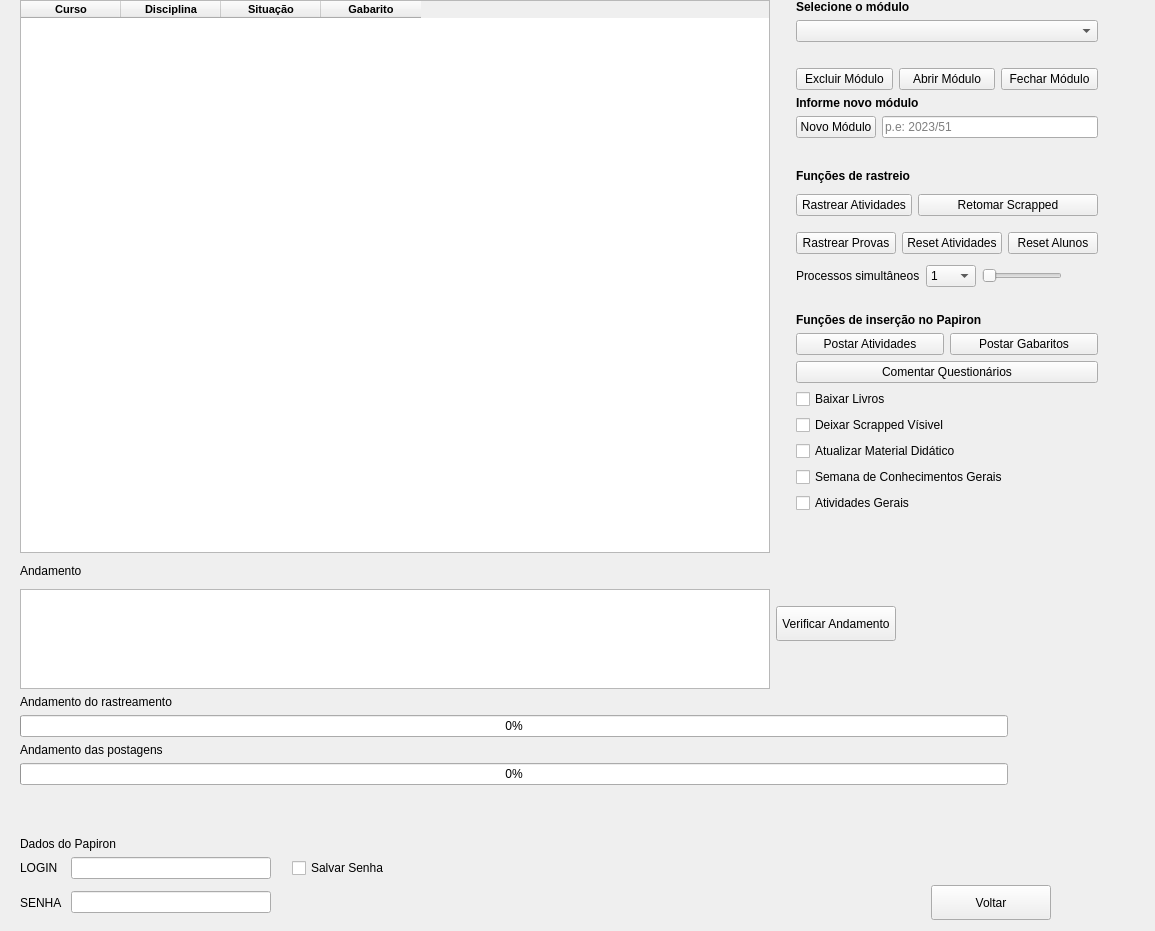
<?xml version="1.0" encoding="UTF-8"?>
<ui version="4.0">
 <class>Atividades</class>
 <widget class="QWidget" name="Atividades">
  <property name="geometry">
   <rect>
    <x>0</x>
    <y>0</y>
    <width>1155</width>
    <height>931</height>
   </rect>
  </property>
  <property name="minimumSize">
   <size>
    <width>0</width>
    <height>0</height>
   </size>
  </property>
  <property name="windowTitle">
   <string>App Papiron</string>
  </property>
  <widget class="QWidget" name="verticalLayoutWidget">
   <property name="geometry">
    <rect>
     <x>20</x>
     <y>0</y>
     <width>1111</width>
     <height>920</height>
    </rect>
   </property>
   <layout class="QVBoxLayout" name="work_space">
    <item>
     <layout class="QHBoxLayout" name="area_dados">
      <item>
       <layout class="QVBoxLayout" name="verticalLayout_5"/>
      </item>
      <item>
       <layout class="QHBoxLayout" name="horizontalLayout_10">
        <property name="rightMargin">
         <number>0</number>
        </property>
        <item>
         <layout class="QVBoxLayout" name="verticalLayout_6">
          <property name="rightMargin">
           <number>0</number>
          </property>
          <item>
           <widget class="QTableWidget" name="tableWidget">
            <property name="sizePolicy">
             <sizepolicy hsizetype="Maximum" vsizetype="Expanding">
              <horstretch>0</horstretch>
              <verstretch>0</verstretch>
             </sizepolicy>
            </property>
            <property name="minimumSize">
             <size>
              <width>750</width>
              <height>350</height>
             </size>
            </property>
            <property name="maximumSize">
             <size>
              <width>1000</width>
              <height>700</height>
             </size>
            </property>
            <column>
             <property name="text">
              <string>Curso</string>
             </property>
             <property name="font">
              <font>
               <pointsize>8</pointsize>
               <bold>true</bold>
              </font>
             </property>
            </column>
            <column>
             <property name="text">
              <string>Disciplina</string>
             </property>
             <property name="font">
              <font>
               <pointsize>8</pointsize>
               <bold>true</bold>
               <strikeout>false</strikeout>
               <kerning>true</kerning>
              </font>
             </property>
            </column>
            <column>
             <property name="text">
              <string>Situação</string>
             </property>
             <property name="font">
              <font>
               <pointsize>8</pointsize>
               <bold>true</bold>
              </font>
             </property>
            </column>
            <column>
             <property name="text">
              <string>Gabarito</string>
             </property>
             <property name="font">
              <font>
               <pointsize>8</pointsize>
               <bold>true</bold>
              </font>
             </property>
            </column>
           </widget>
          </item>
         </layout>
        </item>
       </layout>
      </item>
      <item>
       <spacer name="horizontalSpacer_8">
        <property name="orientation">
         <enum>Qt::Horizontal</enum>
        </property>
        <property name="sizeType">
         <enum>QSizePolicy::Fixed</enum>
        </property>
        <property name="sizeHint" stdset="0">
         <size>
          <width>20</width>
          <height>20</height>
         </size>
        </property>
       </spacer>
      </item>
      <item>
       <layout class="QVBoxLayout" name="verticalLayout_2">
        <item>
         <widget class="QLabel" name="label_5">
          <property name="font">
           <font>
            <bold>true</bold>
           </font>
          </property>
          <property name="text">
           <string>Selecione o módulo</string>
          </property>
         </widget>
        </item>
        <item>
         <widget class="QComboBox" name="menu_modulos"/>
        </item>
        <item>
         <widget class="QLabel" name="l_situacao_modulo">
          <property name="text">
           <string/>
          </property>
         </widget>
        </item>
        <item>
         <layout class="QHBoxLayout" name="horizontalLayout_8">
          <property name="topMargin">
           <number>0</number>
          </property>
          <item>
           <widget class="QPushButton" name="btn_modulo_excluir">
            <property name="text">
             <string>Excluir Módulo</string>
            </property>
           </widget>
          </item>
          <item>
           <widget class="QPushButton" name="btn_modulo_abrir">
            <property name="text">
             <string>Abrir Módulo</string>
            </property>
           </widget>
          </item>
          <item>
           <widget class="QPushButton" name="btn_modulo_fechar">
            <property name="text">
             <string>Fechar Módulo</string>
            </property>
           </widget>
          </item>
         </layout>
        </item>
        <item>
         <widget class="QLabel" name="label_6">
          <property name="font">
           <font>
            <bold>true</bold>
           </font>
          </property>
          <property name="text">
           <string>Informe novo módulo</string>
          </property>
         </widget>
        </item>
        <item>
         <layout class="QHBoxLayout" name="horizontalLayout_9">
          <property name="topMargin">
           <number>0</number>
          </property>
          <item>
           <widget class="QPushButton" name="btn_modulo_novo">
            <property name="text">
             <string>Novo Módulo</string>
            </property>
           </widget>
          </item>
          <item>
           <widget class="QLineEdit" name="input_modulo_novo">
            <property name="placeholderText">
             <string extracomment="2023/51">p.e: 2023/51</string>
            </property>
           </widget>
          </item>
         </layout>
        </item>
        <item>
         <spacer name="verticalSpacer_4">
          <property name="orientation">
           <enum>Qt::Vertical</enum>
          </property>
          <property name="sizeType">
           <enum>QSizePolicy::Fixed</enum>
          </property>
          <property name="sizeHint" stdset="0">
           <size>
            <width>20</width>
            <height>25</height>
           </size>
          </property>
         </spacer>
        </item>
        <item>
         <widget class="QLabel" name="label_10">
          <property name="font">
           <font>
            <pointsize>9</pointsize>
            <bold>true</bold>
           </font>
          </property>
          <property name="text">
           <string>Funções de rastreio</string>
          </property>
         </widget>
        </item>
        <item>
         <layout class="QHBoxLayout" name="horizontalLayout_11">
          <property name="topMargin">
           <number>5</number>
          </property>
          <property name="bottomMargin">
           <number>5</number>
          </property>
          <item>
           <widget class="QPushButton" name="btn_rastrear_atividades">
            <property name="text">
             <string>Rastrear Atividades</string>
            </property>
           </widget>
          </item>
          <item>
           <widget class="QPushButton" name="btn_retomar_scrapped">
            <property name="minimumSize">
             <size>
              <width>180</width>
              <height>0</height>
             </size>
            </property>
            <property name="text">
             <string>Retomar Scrapped</string>
            </property>
           </widget>
          </item>
         </layout>
        </item>
        <item>
         <layout class="QHBoxLayout" name="horizontalLayout_12">
          <property name="topMargin">
           <number>5</number>
          </property>
          <property name="bottomMargin">
           <number>5</number>
          </property>
          <item>
           <widget class="QPushButton" name="btn_provas">
            <property name="maximumSize">
             <size>
              <width>150</width>
              <height>16777215</height>
             </size>
            </property>
            <property name="text">
             <string>Rastrear Provas</string>
            </property>
           </widget>
          </item>
          <item>
           <widget class="QPushButton" name="btn_resetar_atividades">
            <property name="minimumSize">
             <size>
              <width>100</width>
              <height>0</height>
             </size>
            </property>
            <property name="text">
             <string>Reset Atividades</string>
            </property>
           </widget>
          </item>
          <item>
           <widget class="QPushButton" name="btn_resetar_alunos">
            <property name="minimumSize">
             <size>
              <width>90</width>
              <height>0</height>
             </size>
            </property>
            <property name="maximumSize">
             <size>
              <width>90</width>
              <height>16777215</height>
             </size>
            </property>
            <property name="text">
             <string>Reset Alunos</string>
            </property>
           </widget>
          </item>
         </layout>
        </item>
        <item>
         <layout class="QHBoxLayout" name="horizontalLayout_6">
          <item>
           <widget class="QLabel" name="l_processos">
            <property name="font">
             <font>
              <bold>false</bold>
             </font>
            </property>
            <property name="text">
             <string>Processos simultâneos</string>
            </property>
           </widget>
          </item>
          <item>
           <widget class="QComboBox" name="menu_processos">
            <property name="sizePolicy">
             <sizepolicy hsizetype="Maximum" vsizetype="Fixed">
              <horstretch>0</horstretch>
              <verstretch>0</verstretch>
             </sizepolicy>
            </property>
            <property name="minimumSize">
             <size>
              <width>50</width>
              <height>0</height>
             </size>
            </property>
            <item>
             <property name="text">
              <string>1</string>
             </property>
            </item>
            <item>
             <property name="text">
              <string>2</string>
             </property>
            </item>
            <item>
             <property name="text">
              <string>3</string>
             </property>
            </item>
            <item>
             <property name="text">
              <string>4</string>
             </property>
            </item>
            <item>
             <property name="text">
              <string>5</string>
             </property>
            </item>
            <item>
             <property name="text">
              <string>6</string>
             </property>
            </item>
            <item>
             <property name="text">
              <string>7</string>
             </property>
            </item>
            <item>
             <property name="text">
              <string>8</string>
             </property>
            </item>
            <item>
             <property name="text">
              <string>9</string>
             </property>
            </item>
            <item>
             <property name="text">
              <string>10</string>
             </property>
            </item>
            <item>
             <property name="text">
              <string>11</string>
             </property>
            </item>
            <item>
             <property name="text">
              <string>12</string>
             </property>
            </item>
            <item>
             <property name="text">
              <string>13</string>
             </property>
            </item>
            <item>
             <property name="text">
              <string>14</string>
             </property>
            </item>
            <item>
             <property name="text">
              <string>15</string>
             </property>
            </item>
            <item>
             <property name="text">
              <string>16</string>
             </property>
            </item>
            <item>
             <property name="text">
              <string>17</string>
             </property>
            </item>
            <item>
             <property name="text">
              <string>18</string>
             </property>
            </item>
            <item>
             <property name="text">
              <string>19</string>
             </property>
            </item>
            <item>
             <property name="text">
              <string>20</string>
             </property>
            </item>
           </widget>
          </item>
          <item>
           <widget class="QSlider" name="horizontalSlider">
            <property name="minimum">
             <number>1</number>
            </property>
            <property name="maximum">
             <number>20</number>
            </property>
            <property name="orientation">
             <enum>Qt::Horizontal</enum>
            </property>
           </widget>
          </item>
          <item>
           <spacer name="horizontalSpacer_7">
            <property name="orientation">
             <enum>Qt::Horizontal</enum>
            </property>
            <property name="sizeHint" stdset="0">
             <size>
              <width>40</width>
              <height>20</height>
             </size>
            </property>
           </spacer>
          </item>
         </layout>
        </item>
        <item>
         <layout class="QVBoxLayout" name="verticalLayout_8">
          <property name="topMargin">
           <number>20</number>
          </property>
          <item>
           <widget class="QLabel" name="label_9">
            <property name="font">
             <font>
              <bold>true</bold>
             </font>
            </property>
            <property name="text">
             <string>Funções de inserção no Papiron</string>
            </property>
           </widget>
          </item>
         </layout>
        </item>
        <item>
         <layout class="QHBoxLayout" name="horizontalLayout">
          <property name="topMargin">
           <number>0</number>
          </property>
          <item>
           <widget class="QPushButton" name="btn_postar_atividades">
            <property name="text">
             <string>Postar Atividades</string>
            </property>
           </widget>
          </item>
          <item>
           <widget class="QPushButton" name="btn_gabaritos">
            <property name="text">
             <string>Postar Gabaritos</string>
            </property>
           </widget>
          </item>
         </layout>
        </item>
        <item>
         <layout class="QVBoxLayout" name="verticalLayout_9">
          <property name="topMargin">
           <number>0</number>
          </property>
          <item>
           <widget class="QPushButton" name="btn_comentar_questionarios">
            <property name="minimumSize">
             <size>
              <width>185</width>
              <height>0</height>
             </size>
            </property>
            <property name="text">
             <string>Comentar Questionários</string>
            </property>
           </widget>
          </item>
          <item>
           <layout class="QHBoxLayout" name="horizontalLayout_14">
            <property name="topMargin">
             <number>0</number>
            </property>
            <property name="rightMargin">
             <number>0</number>
            </property>
           </layout>
          </item>
         </layout>
        </item>
        <item>
         <widget class="QCheckBox" name="cb_download_livros">
          <property name="text">
           <string>Baixar Livros</string>
          </property>
         </widget>
        </item>
        <item>
         <widget class="QCheckBox" name="cb_chrome">
          <property name="text">
           <string>Deixar Scrapped Vísivel</string>
          </property>
         </widget>
        </item>
        <item>
         <widget class="QCheckBox" name="cb_material_atualizar">
          <property name="text">
           <string>Atualizar Material Didático</string>
          </property>
         </widget>
        </item>
        <item>
         <widget class="QCheckBox" name="cb_scg">
          <property name="text">
           <string>Semana de Conhecimentos Gerais</string>
          </property>
         </widget>
        </item>
        <item>
         <widget class="QCheckBox" name="cb_geral">
          <property name="text">
           <string>Atividades Gerais</string>
          </property>
         </widget>
        </item>
        <item>
         <spacer name="verticalSpacer_2">
          <property name="orientation">
           <enum>Qt::Vertical</enum>
          </property>
          <property name="sizeHint" stdset="0">
           <size>
            <width>20</width>
            <height>40</height>
           </size>
          </property>
         </spacer>
        </item>
       </layout>
      </item>
      <item>
       <spacer name="horizontalSpacer_9">
        <property name="orientation">
         <enum>Qt::Horizontal</enum>
        </property>
        <property name="sizeHint" stdset="0">
         <size>
          <width>40</width>
          <height>20</height>
         </size>
        </property>
       </spacer>
      </item>
     </layout>
    </item>
    <item>
     <layout class="QHBoxLayout" name="horizontalLayout_5">
      <item>
       <layout class="QHBoxLayout" name="horizontalLayout_7">
        <item>
         <spacer name="horizontalSpacer_4">
          <property name="orientation">
           <enum>Qt::Horizontal</enum>
          </property>
          <property name="sizeType">
           <enum>QSizePolicy::Minimum</enum>
          </property>
          <property name="sizeHint" stdset="0">
           <size>
            <width>0</width>
            <height>20</height>
           </size>
          </property>
         </spacer>
        </item>
        <item>
         <layout class="QVBoxLayout" name="verticalLayout_7">
          <item>
           <widget class="QLabel" name="label_4">
            <property name="text">
             <string>Andamento</string>
            </property>
           </widget>
          </item>
          <item>
           <widget class="QListWidget" name="tabela_registro">
            <property name="minimumSize">
             <size>
              <width>750</width>
              <height>0</height>
             </size>
            </property>
            <property name="maximumSize">
             <size>
              <width>750</width>
              <height>100</height>
             </size>
            </property>
           </widget>
          </item>
         </layout>
        </item>
       </layout>
      </item>
      <item>
       <widget class="QPushButton" name="btn_andamento">
        <property name="minimumSize">
         <size>
          <width>120</width>
          <height>35</height>
         </size>
        </property>
        <property name="text">
         <string>Verificar Andamento</string>
        </property>
       </widget>
      </item>
      <item>
       <spacer name="horizontalSpacer_5">
        <property name="orientation">
         <enum>Qt::Horizontal</enum>
        </property>
        <property name="sizeHint" stdset="0">
         <size>
          <width>40</width>
          <height>20</height>
         </size>
        </property>
       </spacer>
      </item>
     </layout>
    </item>
    <item>
     <layout class="QHBoxLayout" name="horizontalLayout_4">
      <item>
       <layout class="QVBoxLayout" name="verticalLayout">
        <item>
         <widget class="QLabel" name="label_7">
          <property name="text">
           <string>Andamento do rastreamento</string>
          </property>
         </widget>
        </item>
        <item>
         <widget class="QProgressBar" name="barra_progresso_rastrear">
          <property name="value">
           <number>0</number>
          </property>
         </widget>
        </item>
        <item>
         <widget class="QLabel" name="label_8">
          <property name="text">
           <string>Andamento das postagens</string>
          </property>
         </widget>
        </item>
        <item>
         <widget class="QProgressBar" name="barra_progresso_postar">
          <property name="value">
           <number>0</number>
          </property>
          <property name="textVisible">
           <bool>true</bool>
          </property>
         </widget>
        </item>
       </layout>
      </item>
      <item>
       <spacer name="horizontalSpacer_3">
        <property name="orientation">
         <enum>Qt::Horizontal</enum>
        </property>
        <property name="sizeType">
         <enum>QSizePolicy::Maximum</enum>
        </property>
        <property name="sizeHint" stdset="0">
         <size>
          <width>3</width>
          <height>30</height>
         </size>
        </property>
       </spacer>
      </item>
      <item>
       <spacer name="horizontalSpacer_11">
        <property name="orientation">
         <enum>Qt::Horizontal</enum>
        </property>
        <property name="sizeType">
         <enum>QSizePolicy::Minimum</enum>
        </property>
        <property name="sizeHint" stdset="0">
         <size>
          <width>120</width>
          <height>20</height>
         </size>
        </property>
       </spacer>
      </item>
     </layout>
    </item>
    <item>
     <layout class="QVBoxLayout" name="verticalLayout_4">
      <item>
       <spacer name="verticalSpacer">
        <property name="orientation">
         <enum>Qt::Vertical</enum>
        </property>
        <property name="sizeHint" stdset="0">
         <size>
          <width>20</width>
          <height>40</height>
         </size>
        </property>
       </spacer>
      </item>
      <item>
       <widget class="QLabel" name="label_3">
        <property name="text">
         <string>Dados do Papiron</string>
        </property>
       </widget>
      </item>
      <item>
       <layout class="QVBoxLayout" name="verticalLayout_3">
        <item>
         <layout class="QHBoxLayout" name="horizontalLayout_3">
          <item>
           <widget class="QLabel" name="label">
            <property name="minimumSize">
             <size>
              <width>45</width>
              <height>0</height>
             </size>
            </property>
            <property name="text">
             <string>LOGIN</string>
            </property>
           </widget>
          </item>
          <item>
           <widget class="QLineEdit" name="input_login">
            <property name="maximumSize">
             <size>
              <width>200</width>
              <height>16777215</height>
             </size>
            </property>
           </widget>
          </item>
          <item>
           <spacer name="horizontalSpacer_6">
            <property name="orientation">
             <enum>Qt::Horizontal</enum>
            </property>
            <property name="sizeType">
             <enum>QSizePolicy::Minimum</enum>
            </property>
            <property name="sizeHint" stdset="0">
             <size>
              <width>15</width>
              <height>20</height>
             </size>
            </property>
           </spacer>
          </item>
          <item>
           <widget class="QCheckBox" name="cb_salvar">
            <property name="enabled">
             <bool>true</bool>
            </property>
            <property name="text">
             <string>Salvar Senha</string>
            </property>
           </widget>
          </item>
          <item>
           <spacer name="horizontalSpacer">
            <property name="orientation">
             <enum>Qt::Horizontal</enum>
            </property>
            <property name="sizeHint" stdset="0">
             <size>
              <width>40</width>
              <height>20</height>
             </size>
            </property>
           </spacer>
          </item>
         </layout>
        </item>
        <item>
         <layout class="QHBoxLayout" name="horizontalLayout_2">
          <item>
           <widget class="QLabel" name="label_2">
            <property name="minimumSize">
             <size>
              <width>45</width>
              <height>0</height>
             </size>
            </property>
            <property name="text">
             <string>SENHA</string>
            </property>
           </widget>
          </item>
          <item>
           <widget class="QLineEdit" name="input_senha">
            <property name="maximumSize">
             <size>
              <width>200</width>
              <height>16777215</height>
             </size>
            </property>
            <property name="echoMode">
             <enum>QLineEdit::PasswordEchoOnEdit</enum>
            </property>
           </widget>
          </item>
          <item>
           <spacer name="horizontalSpacer_2">
            <property name="orientation">
             <enum>Qt::Horizontal</enum>
            </property>
            <property name="sizeHint" stdset="0">
             <size>
              <width>40</width>
              <height>20</height>
             </size>
            </property>
           </spacer>
          </item>
          <item>
           <widget class="QPushButton" name="btn_voltar">
            <property name="minimumSize">
             <size>
              <width>120</width>
              <height>35</height>
             </size>
            </property>
            <property name="text">
             <string>Voltar</string>
            </property>
           </widget>
          </item>
          <item>
           <spacer name="horizontalSpacer_10">
            <property name="orientation">
             <enum>Qt::Horizontal</enum>
            </property>
            <property name="sizeType">
             <enum>QSizePolicy::Minimum</enum>
            </property>
            <property name="sizeHint" stdset="0">
             <size>
              <width>80</width>
              <height>20</height>
             </size>
            </property>
           </spacer>
          </item>
         </layout>
        </item>
       </layout>
      </item>
     </layout>
    </item>
   </layout>
  </widget>
 </widget>
 <resources/>
 <connections/>
</ui>
